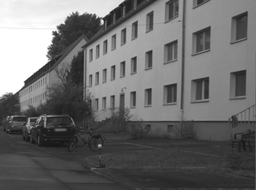
#> input picture HW2S/road.png, 256 x 190 px, shrunk from 548 x 407 before the run
$ python RANSAC.py
#> lines starting #> are read from the running program, lines starting #| are printed output that depends on the picture; after the words box and inside, x2 and y2 are one past the last pixel; in counts of white or black regions, pixels touching at a corner belong together
import numpy as np
import random
import itertools
import math
import cv2

def non_max_supresn(arr, horizontal, vertical, mode):
    try:
        """
        This method supresses pixel intensities based on the neighborhood pixel,

        Parameters
        ----------
        arr: array, Required

        horizontal:array, Required

        vertical:array, Required

        mode : str , Required

        return list
        """

        canvas = arr.copy()
        img = arr.copy()
        for i in range(len(arr)):
            for j in range(len(arr[i])):
                if mode == "edges":
                    angle = math.atan2(vertical[i][j], horizontal[i][j])
                    canvas[i][j] = arr[i][j]
                    if i == 0 or j == 0 or i == len(arr) - 1  or j == len(arr[i]) - 1:
                        canvas[i][j] = 0
                    elif (angle >=  -1*math.pi/8 and angle <= math.pi / 8) or (angle > 7*math.pi/8 and angle <= -7*math.pi/8):
                        if arr[i][j] <= arr[i][j+1] or arr[i][j] <= arr[i][j-1]:
                            canvas[i][j] = 0
                    elif (angle < -1*math.pi/8 and angle >= -3*math.pi/8) or (angle > math.pi/8 and angle <= 3*math.pi/8):
                        if arr[i][j] <= arr[i+1][j+1] or arr[i][j] <= arr[i-1][j-1]:
                            canvas[i][j] = 0
                    elif (angle < -3*math.pi/8 and angle >= -5*math.pi/8) or (angle > 3*math.pi/8 and angle <= 5*math.pi/8):
                        if arr[i][j] <= arr[i+1][j] or arr[i][j] <= arr[i-1][j]:
                            canvas[i][j] = 0
                    elif (angle < -5*math.pi/8 and angle >= -7*math.pi/8) or (angle > 5*math.pi/8 and angle <= 7*math.pi/8):
                        if arr[i][j] <= arr[i+1][j-1] or arr[i][j] <= arr[i-1][j+1]:
                            canvas[i][j] = 0
                    else:
                        canvas[i][j] = 0


                    img[i][j] = 0 if canvas[i][j] < 0 else 255 if canvas[i][j] > 255 else canvas[i][j]

                elif mode == "corners":
                    canvas[i][j] = arr[i][j]
                    if (i == 0 or j == 0 or i == len(arr) - 1 or j == len(arr[i]) - 1):
                        canvas[i][j] = 0
                    elif not (arr[i][j] > arr[i+1][j+1] and arr[i][j] > arr[i-1][j-1] and arr[i][j] > arr[i+1][j-1] and arr[i][j] > arr[i-1][j+1] and arr[i][j] > arr[i][j+1] and arr[i][j] > arr[i][j-1] and arr[i][j] > arr[i+1][j] and arr[i][j] > arr[i-1][j]):
                        canvas[i][j] = 0

                    img[i][j] = 0 if canvas[i][j] < 0 else  255 if canvas[i][j] > 255 else  canvas[i][j]


        return [canvas, img]
    except:
        print("Error in non_max_supresn fn")

def threshold(canvas,min_value,max_value):
    try:

        """
        This method used to set pixel value to zero when it less than min_value,
        and if it is greater than min_value and less than max_value then set to 125 else 255.

        Parameters
        ----------
        canvas: , Required

        min_value:int, Required

        max_value:int, Required

        return canvas
        """
        canvas_len=len(canvas)
        for i in range(canvas_len):
            canvas_item_len=len(canvas[i])
            for j in range(canvas_item_len):
                canvas[i][j] = 0 if canvas[i][j] < min_value else  125 if canvas[i][j] < max_value else 255
        return canvas
    except:
        print("Error in threshold function")

def overlay_image(item1, item2, bg = False):
    try:
        """
        This method used to overlays images based on gradient value.
        Parameters
        ----------
        item1:array , Required

        item2:array, Required

        bg:boolean, Optional

        return tuple of item1 and image
        """
        img = item1.copy()
        for i in range(len(item1)):
            for j in range(len(item1[i])):
                if not bg:
                    val = math.sqrt(item1[i][j] ** 2 + item2[i][j] ** 2)
                    item1[i][j] = val
                    img[i][j] = 0 if val < 0 else 255 if val > 255 else  val
                else:
                    if item2[i][j] > item1[i][j]:
                        item1[i][j] = item2[i][j]

                    img[i][j] = 0 if item1[i][j] < 0 else 255 if item1[i][j] > 255 else item1[i][j]
        return (item1, img)
    except:
        print("Error in overlay_image function")


def hes_matrix(xxcord, yycord, xycord, yxcord, threshold):
    try:
        """
        This method used to hessian matrix to detect corners

        Parameters
        ----------
        xxcord:array , Required

        yycord:array, Required

        xycord:array , Required

        yxcord:array, Required

        threshold:float, Required

        return list of list item
        """
        arr = xxcord.copy()
        img = xxcord.copy()
        for i in range(len(xxcord)):
            for j in range(len(xxcord[i])):
                det = xxcord[i][j]*yycord[i][j]-xycord[i][j]*yxcord[i][j]
                trace = xxcord[i][j] + yycord[i][j]
                r = det - .06*(trace**2)
                arr[i][j] = r
                if r > threshold:
                    img[i][j] = 255
                else:
                    arr[i][j] = 0
                    img[i][j] = 0
        return [arr, img]
    except:
        print("Error in hes_matrix fn")

def updated_arr(img):
    try:
        """
        This method create a array of a image
        Parameters
        ----------
        img:array, Required

        return list
        """
        arr_item = []
        for i in range(len(img)):
            arr_item += [[]]
            for j in range(len(img[i])):
                arr_item[i] += [img[i][j]]
        arr_item = np.array(arr_item, dtype="float32")
        return arr_item
    except:
        print("Error updated_arr in Function")

def apply_filter(filter, arr):
    try:
        """
        This method convolves an image with a given kernel.
        Parameters
        ----------
        filter:array, Required

        arr: array, Required

        return tuple
        """

        canvas = updated_arr(arr)
        img = updated_arr(arr)
        for i in range(1, len(arr) - 1):
            for j in range(1, len(arr[i]) - 1):
                pos = 0
                for rows in range(len(filter)):
                    for columns in range(len(filter[rows])):
                        x = rows - (len(filter) // 2)
                        y = columns - (len(filter[rows]) // 2)
                        pos += filter[rows][columns] * arr[i + x][j + y]
                canvas[i][j] = pos

                img[i][j] = 0 if pos < 0 else  255 if pos > 255 else  pos
        return (canvas, img)
    except:
        print("error in Apply_filter fn")

def corners_to_list(corners):
    try:
        """
        This methods change the list of corners into a list

        Parameters
        ----------
        corners: array, Required

        Return list of corners
        """
        corners_list = []
        for i in range(len(corners)):
            for j in range(len(corners[i])):
                if corners[i][j] > 0:
                    corners_list += [(i, j)]
        return corners_list
    except:
        print("Error in Corner_to_list function")

def ransac_algo(corners, threshold, inliers, it):
    try:
        """
        This methods uses the RANSAC algorithm on set of points of image.

        Parameters
        ----------
        corners: array, Required

        threshold: float, Required

        inliers: Required

        it: int, Required

        Return list of list
        """

        maxpts = []
        passes = []
        success = []
        used = []
        endpoints = []
        for i in range(it):
            maxpts += [[0, 0]]
            passes += [[(0, 0)]]
            success += [0]
            used += [[]]
            endpoints += [[]]
        for j in range(17):
            items = random.sample(range(len(corners)), 2)
            endpoints[j] = [corners[items[0]], corners[items[1]]]
            passes[j] = [corners[items[0]], corners[items[1]]]
            line_dim = (corners[items[0]][0] - corners[items[1]][0])**2 + (corners[items[0]][1] - corners[items[1]][1])**2
            try:
                m = (corners[items[0]][0] - corners[items[1]][0]) / (corners[items[0]][1] - corners[items[1]][1])
            except:
                continue
            if m == 0:
                continue
            b = -m*corners[items[0]][1] + corners[items[0]][0]
            for k in range(len(corners)):
                cornerx = (corners[k][1] / m + corners[k][0] - b)/(m + 1/m)
                cornery = cornerx * m + b
                d = (corners[k][1] - cornerx) ** 2 + (corners[k][0] - cornery) ** 2
                if d <= threshold ** 2:
                    success[j] += 1
                    used[j] += [corners[k]]
                    first_dim = (corners[k][0] - endpoints[j][0][0])**2 + (corners[k][1] - endpoints[j][0][1])**2
                    second_dim = (corners[k][0] - endpoints[j][1][0])**2 + (corners[k][1] - endpoints[j][1][1])**2
                    if first_dim > line_dim or second_dim > line_dim:
                        if first_dim <= second_dim:
                            if first_dim > maxpts[j][0]:
                                maxpts[j][0] = first_dim
                                passes[j][0] = corners[k]
                        else:
                            if second_dim > maxpts[j][1]:
                                maxpts[j][1] = second_dim
                                passes[j][1] = corners[k]
                if success[j] >= inliers:
                    return [passes[j], used[j], endpoints[j]]
        winner = success.index(max(success))
        return [passes[winner] , used[winner], endpoints[winner]]
    except:
        print("Error in ransac_algo function")

def apply_ransac(img, corners, threshold = math.sqrt(3.84), inliers = 1000, features = 4, it = 17):
    try:
        """
        This methods apply the RANSAC algorithm on an image as per iteration value(it parameter) ,
        and creates an image.

        Parameters
        ----------
        img: array, Required

        corners: array, Required

        threshold: float, Optional

        inliers: int, Optional

        features: int, Optional

        it: int, Optional

        Return array
        """
        colors = list(itertools.product([0, 255], repeat = 3))
        color = random.sample(colors[1:-1], features + 1)
        for i in range(features):
            winner = ransac_algo(corners, threshold, inliers, it)
            img = cv2.line(img, (winner[0][0])[::-1], (winner[0][1])[::-1], color[i], 1)
            for j in range(len(winner[1])):
                pt = winner[1][j]
                for row in range(3):
                    for column in range(3):
                        x = row - 1
                        y = column - 1
                        img[pt[0] + x][pt[1] + y] = color[i] if pt != winner[2][0] and pt != winner[2][1] else color[-1]
                corners.remove(pt)
        return img
    except:
        print("Error in apply_ransac function")


def hough_transform(img, corners, angle, radius, features):
    try:
        """
        This method apply Hough Transform on a set of points.

        Parameters
        ----------
        img:array, Required

        corners:array, Required

        angle: int, Optional

        radius: Optional

        features: int, Optional

        return cordinates, list
        """
        cordinates = []
        for i in range(features):
            cordinates += [[(0, 0), 0]]
        hough = []
        for i in range(radius):
            hough += [[]]
            for j in range(angle):
                hough[i] += [0]
        for i in range(len(corners)):
            for j in range(0, angle):
                r = corners[i][1]*math.cos(j * math.pi / angle) + corners[i][0]*math.sin(j * math.pi / angle)
                rbin = math.floor(radius/2 / math.sqrt(len(img)**2 + len(img[1])**2) * r + radius/2)
                r = math.floor(r)
                hough[rbin][j] += 1
                for k in range(features):
                    if hough[rbin][j] > cordinates[k][1]:
                        if [(r, j * math.pi / angle), hough[rbin][j]-1] in cordinates:
                            index = cordinates.index([(r, j * math.pi / angle), hough[rbin][j]-1])
                            cordinates = cordinates[:k] + [[(r, j * math.pi / angle), hough[rbin][j]]] + cordinates[k:index] + cordinates[index+1:]
                        else:
                            cordinates = cordinates[:k] + [[(r, j * math.pi / angle), hough[rbin][j]]] + cordinates[k:-1]
                        break
        return cordinates
    except:
        print("Error in hough_transform function")

def apply_hough(img, corners, angle = 180, radius = None, features = 4):
    try:
        """
        This method apply Hough Transofrm a specifed amount of times, and creates an image depicting the result.

        Parameters
        ----------
        img:array, Required

        corners:array, Required

        angle: int, Optional

        radius: Optional

        features: int, Optional

        return array

        """
        if radius == None:
            radius = math.ceil(2*math.sqrt(len(img)**2 + len(img[1])**2))
        hough = hough_transform(img, corners, angle, radius, features)
        for i in range(features):
            pt1 = int(hough[i][0][0]/math.sin(hough[i][0][1]))
            pt2 = int((hough[i][0][0] - len(img[1])*math.cos(hough[i][0][1]))/math.sin(hough[i][0][1]))
            img = cv2.line(img, (0, pt1), (len(img[1]), pt2), (0, 0 , 255), 1)
        return img
    except:
        print("Error in apply_hough function")

if __name__ == "__main__":

    gaussian = [[0.077847, 0.123317, 0.077847],
                [0.123317, 0.195346, 0.123317],
                [0.077847, 0.123317, 0.077847]]
    horizontal_sobel = [[1, 2, 1],
               [0, 0, 0],
               [-1, -2, -1]]
    vertical_sobel = [[1, 0, -1],
               [2, 0, -2],
               [1, 0, -1]]

    img = cv2.imread("road.png", 0)
#> img is the input picture: shape (190, 256); min 20, max 255, mean 107.6
    arr = updated_arr(img)
#> the loop in updated_arr, `for i in range(len(img)):` made 190 passes
#> after the loop in updated_arr, `for i in range(len(img)):`: arr_item = 190 items

    blurred = apply_filter(gaussian, arr)
#> the loop in updated_arr (call 2), `for i in range(len(img)):` made 190 passes
    cv2.imwrite("gaussian_filter_image.png", blurred[1])

    h = apply_filter(horizontal_sobel, blurred[0])
    cv2.imwrite("sobel_filter_horizontal.png", h[1])
    v = apply_filter(vertical_sobel, blurred[0])
    cv2.imwrite("sobel_filter_vertical.png", v[1])

    edges = overlay_image(h[0], v[0])
    cv2.imwrite("edges_with_no_supression.png", edges[1])
    suppressed_edges = non_max_supresn(edges[0], h[0], v[0], "edges")
#> suppressed_edges = 2 items
    cv2.imwrite("edges_with_supression.png", suppressed_edges[1])
    threshold_edges = threshold(suppressed_edges[0], 175, 60)
#> in threshold, `canvas_len=len(canvas)`: canvas_len = 190
#> after the loop in threshold, `for i in range(canvas_len):`:
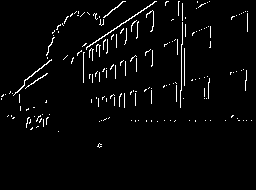
#> canvas: shape (190, 256) float32; 3% white in thin lines or dots, all inside (x1, y1, x2, y2) = (1, 1, 252, 148)
    cv2.imwrite("edges_threshold.png", threshold_edges)

    xxcord = apply_filter(horizontal_sobel, h[0])
    yycord = apply_filter(vertical_sobel, v[0])
    xycord = apply_filter(vertical_sobel, h[0])
    yxcord = apply_filter(horizontal_sobel, v[0])
#> after the loop in apply_filter (call 7), `for i in range(1, len(arr) - 1):`:
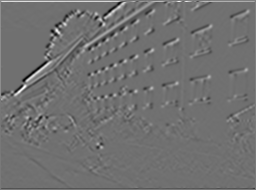
#> canvas: shape (190, 256) float32; min -1013.2, max 1277.8, mean 4.5; drawn with min black and max white


    cv2.imwrite("xxcord.png", xxcord[1])
    cv2.imwrite("yycord.png", yycord[1])
    cv2.imwrite("xycord.png", xycord[1])
    cv2.imwrite("yxcord.png", yxcord[1])

    hess = hes_matrix(xxcord[0], yycord[0], xycord[0], yxcord[0], 175000)
#> after the loop in hes_matrix, `for i in range(len(xxcord)):`: img: shape (190, 256) float32; 0.39% white in thin lines or dots, all inside (x1, y1, x2, y2) = (4, 1, 247, 147)
#> hess = 2 items
    hess_threshold = non_max_supresn(hess[0], h[0], v[0], "corners")
#> call 2 of non_max_supresn, with mode = 'corners'
#> after the loop in non_max_supresn (call 2), `for i in range(len(arr)):`:
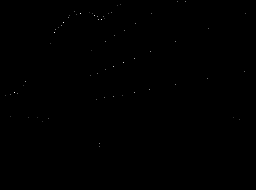
#> canvas: shape (190, 256) float32; min 0, max 973539.6, mean 569.7; drawn with min black and max white
#> after the loop in non_max_supresn (call 2), `for i in range(len(arr)):`: img: shape (190, 256) float32; 0.13% white in thin lines or dots, all inside (x1, y1, x2, y2) = (5, 1, 246, 147)
#> hess_threshold = 2 items
    cv2.imwrite("corners.png", hess[1])
    cv2.imwrite("corners_threshold.png", hess_threshold[1])
    updated_hess = overlay_image(hess_threshold[0], threshold_edges / 4, bg=True)
#> call 2 of overlay_image, with bg = True
#> after the loop in overlay_image (call 2), `for i in range(len(item1)):`:
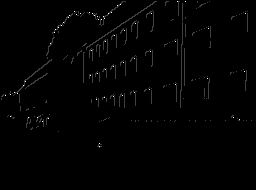
#> img: shape (190, 256) float32; 3.1% of pixels changed, all inside (x1, y1, x2, y2) = (1, 1, 252, 148)
    cv2.imwrite("updated_corners.png", updated_hess[1])
    colored = (updated_hess[1]).copy()
    colored = cv2.cvtColor(updated_hess[1], cv2.COLOR_GRAY2RGB)
    ransac_image = colored.copy()
    ransac_image = apply_ransac(ransac_image, corners_to_list(hess_threshold[1]), it = 25)
#> after the loop in corners_to_list, `for i in range(len(corners)):`: corners_list = 65 pairs, first value 1 to 146, second value 5 to 245
#> in apply_ransac, `colors = list(itertools.product([0, 255], repeat = 3))`: colors = [(0, 0, 0), (0, 0, 255), (0, 255, 0), (0, 255, 255), (255, 0, 0), (255, 0, 255), (255, 255, 0), (255, 255, 255)]
#> in apply_ransac, `color = random.sample(colors[1:-1], features + 1)`: color = [(255, 0, 0), (255, 255, 0), (0, 0, 255), (0, 255, 0), (0, 255, 255)]
#> after the loop in apply_ransac, `for i in range(features):`:
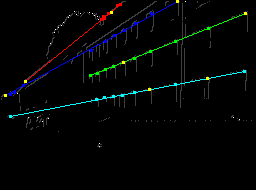
#> img: shape (190, 256, 3) float32; mean B, G, R 4.5, 4.7, 2.9
#> after the loop in apply_ransac, `for i in range(features):`: corners = 26 pairs, first value 1 to 146, second value 17 to 239
    cv2.imwrite("ransac.png", ransac_image)
    HOUGH = colored.copy()
    HOUGH = apply_hough(HOUGH, corners_to_list(hess_threshold[1]), angle=45)
#> in apply_hough, `radius = math.ceil(2*math.sqrt(len(img)**2 + len(img[1])**2))`: radius = 638
#> the loop in hough_transform, `for i in range(len(corners)):` made 65 passes
#> after the loop in hough_transform, `for i in range(len(corners)):`: cordinates = [[(103, 1.19), 8], [(-35, 2.09), 5], [(60, 0.768), 5], [(31, 1.4), 4]]; hough = 638 items; index = 0
#> in apply_hough, `hough = hough_transform(img, corners, angle, radius, features)`: hough has the same summary as cordinates in hough_transform
#> the loop in apply_hough, `for i in range(features):` made 4 passes
#> (pt1, pt2) on passes 1 to 4: (111, 7), (-40, 107), (86, -178), (31, -13)
#> pass 1, in apply_hough, `img = cv2.line(img, (0, pt1), (len(img[1]), pt2), (0, 0 , 255), 1)`:
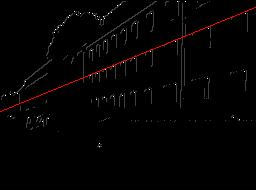
#> img: shape (190, 256, 3) float32; mean B, G, R 2.2, 2.2, 3.5
#> pass 2, in apply_hough, `img = cv2.line(img, (0, pt1), (len(img[1]), pt2), (0, 0 , 255), 1)`:
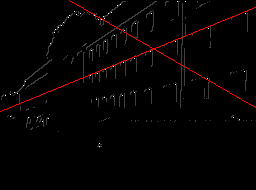
#> img: shape (190, 256, 3) float32; 0.38% of pixels changed, all inside (x1, y1, x2, y2) = (69, 0, 256, 108)
    cv2.imwrite("hough_image.png", HOUGH)
